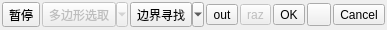
<?xml version="1.0" encoding="UTF-8"?>
<ui version="4.0">
 <class>GraphicalSegmentationDlg</class>
 <widget class="QDialog" name="GraphicalSegmentationDlg">
  <property name="geometry">
   <rect>
    <x>0</x>
    <y>0</y>
    <width>309</width>
    <height>30</height>
   </rect>
  </property>
  <property name="sizePolicy">
   <sizepolicy hsizetype="Fixed" vsizetype="Fixed">
    <horstretch>0</horstretch>
    <verstretch>0</verstretch>
   </sizepolicy>
  </property>
  <property name="windowTitle">
   <string>Segmentation</string>
  </property>
  <layout class="QHBoxLayout">
   <property name="spacing">
    <number>2</number>
   </property>
   <property name="leftMargin">
    <number>2</number>
   </property>
   <property name="topMargin">
    <number>2</number>
   </property>
   <property name="rightMargin">
    <number>2</number>
   </property>
   <property name="bottomMargin">
    <number>2</number>
   </property>
   <item>
    <widget class="QToolButton" name="pauseButton">
     <property name="toolTip">
      <string>Pause segmentation (Space)</string>
     </property>
     <property name="statusTip">
      <string>Pause segmentation  (allow rotation/panning of 3D view)</string>
     </property>
     <property name="text">
      <string>暂停</string>
     </property>
     <property name="icon">
      <iconset resource="icones.qrc">
       <normaloff>:/CC/images/smallPause.png</normaloff>:/CC/images/smallPause.png</iconset>
     </property>
     <property name="checkable">
      <bool>true</bool>
     </property>
     <property name="checked">
      <bool>false</bool>
     </property>
    </widget>
   </item>
   <item>
    <widget class="QToolButton" name="selectionModelButton">
     <property name="enabled">
      <bool>false</bool>
     </property>
     <property name="toolTip">
      <string>多边形选取模式 (Tab)</string>
     </property>
     <property name="text">
      <string>多边形选取</string>
     </property>
     <property name="icon">
      <iconset resource="icones.qrc">
       <normaloff>:/CC/images/smallPolygonSelect.png</normaloff>:/CC/images/smallPolygonSelect.png</iconset>
     </property>
     <property name="popupMode">
      <enum>QToolButton::MenuButtonPopup</enum>
     </property>
    </widget>
   </item>
   <item>
    <widget class="QToolButton" name="BpFound">
     <property name="toolTip">
      <string>寻找ROI框选中的边界点(左)</string>
     </property>
     <property name="text">
      <string>边界寻找</string>
     </property>
     <property name="icon">
      <iconset resource="icones.qrc">
       <normaloff>:/CC/images/search.svg</normaloff>:/CC/images/search.svg</iconset>
     </property>
     <property name="popupMode">
      <enum>QToolButton::MenuButtonPopup</enum>
     </property>
    </widget>
   </item>
   <item>
    <widget class="QToolButton" name="outButton">
     <property name="toolTip">
      <string>选中框选内容 (O)</string>
     </property>
     <property name="statusTip">
      <string>Segment (keep points outside)</string>
     </property>
     <property name="text">
      <string>out</string>
     </property>
     <property name="icon">
      <iconset resource="icones.qrc">
       <normaloff>:/CC/images/smallSegmentOut.png</normaloff>:/CC/images/smallSegmentOut.png</iconset>
     </property>
    </widget>
   </item>
   <item>
    <widget class="QToolButton" name="razButton">
     <property name="enabled">
      <bool>false</bool>
     </property>
     <property name="toolTip">
      <string>清除框选分段</string>
     </property>
     <property name="statusTip">
      <string>Clear segmentation</string>
     </property>
     <property name="text">
      <string>raz</string>
     </property>
     <property name="icon">
      <iconset resource="icones.qrc">
       <normaloff>:/CC/images/smallReset.png</normaloff>:/CC/images/smallReset.png</iconset>
     </property>
    </widget>
   </item>
   <item>
    <widget class="QToolButton" name="validButton">
     <property name="toolTip">
      <string>确定框选内容进行分割裁切成新的点云 (Enter)</string>
     </property>
     <property name="statusTip">
      <string>Confirm segmentation</string>
     </property>
     <property name="text">
      <string>OK</string>
     </property>
     <property name="icon">
      <iconset resource="icones.qrc">
       <normaloff>:/CC/images/smallValidate.png</normaloff>:/CC/images/smallValidate.png</iconset>
     </property>
    </widget>
   </item>
   <item>
    <widget class="QToolButton" name="validAndDeleteButton">
     <property name="toolTip">
      <string>确认删除框选选中的点集合 (Del)</string>
     </property>
     <property name="statusTip">
      <string>Confirm and delete hidden points</string>
     </property>
     <property name="icon">
      <iconset resource="icones.qrc">
       <normaloff>:/CC/images/smallTrash.png</normaloff>:/CC/images/smallTrash.png</iconset>
     </property>
    </widget>
   </item>
   <item>
    <widget class="QToolButton" name="cancelButton">
     <property name="toolTip">
      <string>取消退出(Esc)</string>
     </property>
     <property name="statusTip">
      <string>Cancel segentation</string>
     </property>
     <property name="text">
      <string>Cancel</string>
     </property>
     <property name="icon">
      <iconset resource="icones.qrc">
       <normaloff>:/CC/images/smallCancel.png</normaloff>:/CC/images/smallCancel.png</iconset>
     </property>
    </widget>
   </item>
  </layout>
  <action name="actionSetRectangularSelection">
   <property name="icon">
    <iconset resource="icones.qrc">
     <normaloff>:/CC/images/smallRectangleSelect.png</normaloff>:/CC/images/smallRectangleSelect.png</iconset>
   </property>
   <property name="text">
    <string>Rectangular selection</string>
   </property>
   <property name="toolTip">
    <string>Activates rectangular selection</string>
   </property>
  </action>
  <action name="actionSetPolylineSelection">
   <property name="icon">
    <iconset resource="icones.qrc">
     <normaloff>:/CC/images/smallPolygonSelect.png</normaloff>:/CC/images/smallPolygonSelect.png</iconset>
   </property>
   <property name="text">
    <string>Polygonal selection</string>
   </property>
   <property name="toolTip">
    <string>Activaites polyline selection</string>
   </property>
  </action>
  <action name="actionUseExistingPolyline">
   <property name="icon">
    <iconset resource="icones.qrc">
     <normaloff>:/CC/images/dbPolylineSymbol.png</normaloff>:/CC/images/dbPolylineSymbol.png</iconset>
   </property>
   <property name="text">
    <string>Use existing polyline</string>
   </property>
   <property name="toolTip">
    <string>Import polyline from DB for segmentation</string>
   </property>
  </action>
  <action name="actionExportSegmentationPolyline">
   <property name="icon">
    <iconset resource="icones.qrc">
     <normaloff>:/CC/images/ccSave.png</normaloff>:/CC/images/ccSave.png</iconset>
   </property>
   <property name="text">
    <string>Export segmentation polyline</string>
   </property>
   <property name="toolTip">
    <string>Export segmentation polyline as new entity</string>
   </property>
  </action>
  <action name="actionLeftp">
   <property name="icon">
    <iconset resource="icones.qrc">
     <normaloff>:/CC/images/line_start.ico</normaloff>:/CC/images/line_start.ico</iconset>
   </property>
   <property name="text">
    <string>左点查找</string>
   </property>
   <property name="toolTip">
    <string>寻找左边点</string>
   </property>
  </action>
  <action name="actionRightp">
   <property name="icon">
    <iconset resource="icones.qrc">
     <normaloff>:/CC/images/line_stop.ico</normaloff>:/CC/images/line_stop.ico</iconset>
   </property>
   <property name="text">
    <string>右点查找</string>
   </property>
   <property name="toolTip">
    <string>寻找右侧点</string>
   </property>
  </action>
  <action name="actionRoiPS">
   <property name="icon">
    <iconset resource="icones.qrc">
     <normaloff>:/CC/images/focus_on.ico</normaloff>:/CC/images/focus_on.ico</iconset>
   </property>
   <property name="text">
    <string>选框查看</string>
   </property>
   <property name="toolTip">
    <string>在当前固定视角选框在视图中的位置</string>
   </property>
  </action>
  <action name="actionPcSep">
   <property name="icon">
    <iconset resource="icones.qrc">
     <normaloff>:/CC/images/broadside.ico</normaloff>:/CC/images/broadside.ico</iconset>
   </property>
   <property name="text">
    <string>框选点</string>
   </property>
   <property name="toolTip">
    <string>得到框选区域点云的首末端点</string>
   </property>
  </action>
 </widget>
 <resources>
  <include location="icones.qrc"/>
 </resources>
 <connections/>
</ui>
